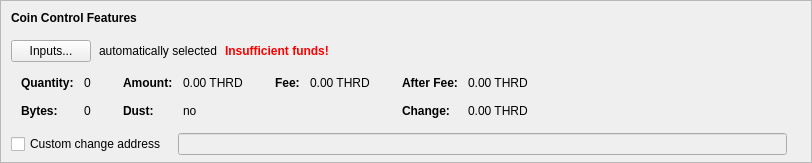
    <widget class="QFrame" name="frameCoinControl">
     <property name="sizePolicy">
      <sizepolicy hsizetype="Expanding" vsizetype="Expanding">
       <horstretch>0</horstretch>
       <verstretch>0</verstretch>
      </sizepolicy>
     </property>
     <property name="maximumSize">
      <size>
       <width>16777215</width>
       <height>16777215</height>
      </size>
     </property>
     <property name="frameShape">
      <enum>QFrame::StyledPanel</enum>
     </property>
     <property name="frameShadow">
      <enum>QFrame::Sunken</enum>
     </property>
     <layout class="QVBoxLayout" name="verticalLayoutCoinControl2">
      <property name="spacing">
       <number>0</number>
      </property>
      <property name="leftMargin">
       <number>0</number>
      </property>
      <property name="topMargin">
       <number>0</number>
      </property>
      <property name="rightMargin">
       <number>0</number>
      </property>
      <property name="bottomMargin">
       <number>6</number>
      </property>
      <item>
       <layout class="QVBoxLayout" name="verticalLayoutCoinControl" stretch="0,0,0,0,1">
        <property name="spacing">
         <number>0</number>
        </property>
        <property name="leftMargin">
         <number>10</number>
        </property>
        <property name="topMargin">
         <number>10</number>
        </property>
        <item>
         <layout class="QHBoxLayout" name="horizontalLayoutCoinControl1">
          <property name="bottomMargin">
           <number>15</number>
          </property>
          <item>
           <widget class="QLabel" name="labelCoinControlFeatures">
            <property name="sizePolicy">
             <sizepolicy hsizetype="Preferred" vsizetype="Maximum">
              <horstretch>0</horstretch>
              <verstretch>0</verstretch>
             </sizepolicy>
            </property>
            <property name="font">
             <font>
              <weight>75</weight>
              <bold>true</bold>
             </font>
            </property>
            <property name="styleSheet">
             <string notr="true">font-weight:bold;</string>
            </property>
            <property name="text">
             <string>Coin Control Features</string>
            </property>
           </widget>
          </item>
         </layout>
        </item>
        <item>
         <layout class="QHBoxLayout" name="horizontalLayoutCoinControl2" stretch="0,0,0,0">
          <property name="spacing">
           <number>8</number>
          </property>
          <property name="bottomMargin">
           <number>10</number>
          </property>
          <item>
           <widget class="QPushButton" name="pushButtonCoinControl">
            <property name="styleSheet">
             <string notr="true"/>
            </property>
            <property name="text">
             <string>Inputs...</string>
            </property>
            <property name="autoDefault">
             <bool>false</bool>
            </property>
           </widget>
          </item>
          <item>
           <widget class="QLabel" name="labelCoinControlAutomaticallySelected">
            <property name="text">
             <string>automatically selected</string>
            </property>
            <property name="margin">
             <number>5</number>
            </property>
           </widget>
          </item>
          <item>
           <widget class="QLabel" name="labelCoinControlInsuffFunds">
            <property name="font">
             <font>
              <weight>75</weight>
              <bold>true</bold>
             </font>
            </property>
            <property name="styleSheet">
             <string notr="true">color:red;font-weight:bold;</string>
            </property>
            <property name="text">
             <string>Insufficient funds!</string>
            </property>
            <property name="margin">
             <number>5</number>
            </property>
           </widget>
          </item>
          <item>
           <spacer name="horizontalSpacerCoinControl">
            <property name="orientation">
             <enum>Qt::Horizontal</enum>
            </property>
            <property name="sizeHint" stdset="0">
             <size>
              <width>40</width>
              <height>1</height>
             </size>
            </property>
           </spacer>
          </item>
         </layout>
        </item>
        <item>
         <widget class="QWidget" name="widgetCoinControl" native="true">
          <property name="sizePolicy">
           <sizepolicy hsizetype="Preferred" vsizetype="Preferred">
            <horstretch>0</horstretch>
            <verstretch>0</verstretch>
           </sizepolicy>
          </property>
          <property name="minimumSize">
           <size>
            <width>0</width>
            <height>0</height>
           </size>
          </property>
          <property name="styleSheet">
           <string notr="true"/>
          </property>
          <layout class="QHBoxLayout" name="horizontalLayoutCoinControl5">
           <property name="leftMargin">
            <number>0</number>
           </property>
           <property name="topMargin">
            <number>0</number>
           </property>
           <property name="rightMargin">
            <number>0</number>
           </property>
           <property name="bottomMargin">
            <number>0</number>
           </property>
           <item>
            <layout class="QHBoxLayout" name="horizontalLayoutCoinControl3" stretch="0,0,0,1">
             <property name="spacing">
              <number>20</number>
             </property>
             <property name="topMargin">
              <number>0</number>
             </property>
             <property name="bottomMargin">
              <number>10</number>
             </property>
             <item>
              <layout class="QFormLayout" name="formLayoutCoinControl1">
               <property name="horizontalSpacing">
                <number>10</number>
               </property>
               <property name="verticalSpacing">
                <number>14</number>
               </property>
               <property name="leftMargin">
                <number>10</number>
               </property>
               <property name="topMargin">
                <number>4</number>
               </property>
               <property name="rightMargin">
                <number>6</number>
               </property>
               <item row="0" column="0">
                <widget class="QLabel" name="labelCoinControlQuantityText">
                 <property name="font">
                  <font>
                   <weight>75</weight>
                   <bold>true</bold>
                  </font>
                 </property>
                 <property name="text">
                  <string>Quantity:</string>
                 </property>
                 <property name="margin">
                  <number>0</number>
                 </property>
                </widget>
               </item>
               <item row="0" column="1">
                <widget class="QLabel" name="labelCoinControlQuantity">
                 <property name="cursor">
                  <cursorShape>IBeamCursor</cursorShape>
                 </property>
                 <property name="contextMenuPolicy">
                  <enum>Qt::ActionsContextMenu</enum>
                 </property>
                 <property name="text">
                  <string notr="true">0</string>
                 </property>
                 <property name="margin">
                  <number>0</number>
                 </property>
                 <property name="textInteractionFlags">
                  <set>Qt::LinksAccessibleByMouse|Qt::TextSelectableByKeyboard|Qt::TextSelectableByMouse</set>
                 </property>
                </widget>
               </item>
               <item row="1" column="0">
                <widget class="QLabel" name="labelCoinControlBytesText">
                 <property name="font">
                  <font>
                   <weight>75</weight>
                   <bold>true</bold>
                  </font>
                 </property>
                 <property name="text">
                  <string>Bytes:</string>
                 </property>
                </widget>
               </item>
               <item row="1" column="1">
                <widget class="QLabel" name="labelCoinControlBytes">
                 <property name="cursor">
                  <cursorShape>IBeamCursor</cursorShape>
                 </property>
                 <property name="contextMenuPolicy">
                  <enum>Qt::ActionsContextMenu</enum>
                 </property>
                 <property name="text">
                  <string notr="true">0</string>
                 </property>
                 <property name="textInteractionFlags">
                  <set>Qt::LinksAccessibleByMouse|Qt::TextSelectableByKeyboard|Qt::TextSelectableByMouse</set>
                 </property>
                </widget>
               </item>
              </layout>
             </item>
             <item>
              <layout class="QFormLayout" name="formLayoutCoinControl2">
               <property name="horizontalSpacing">
                <number>10</number>
               </property>
               <property name="verticalSpacing">
                <number>14</number>
               </property>
               <property name="leftMargin">
                <number>6</number>
               </property>
               <property name="topMargin">
                <number>4</number>
               </property>
               <property name="rightMargin">
                <number>6</number>
               </property>
               <item row="0" column="0">
                <widget class="QLabel" name="labelCoinControlAmountText">
                 <property name="font">
                  <font>
                   <weight>75</weight>
                   <bold>true</bold>
                  </font>
                 </property>
                 <property name="text">
                  <string>Amount:</string>
                 </property>
                 <property name="margin">
                  <number>0</number>
                 </property>
                </widget>
               </item>
               <item row="0" column="1">
                <widget class="QLabel" name="labelCoinControlAmount">
                 <property name="cursor">
                  <cursorShape>IBeamCursor</cursorShape>
                 </property>
                 <property name="contextMenuPolicy">
                  <enum>Qt::ActionsContextMenu</enum>
                 </property>
                 <property name="text">
                  <string notr="true">0.00 THRD</string>
                 </property>
                 <property name="textInteractionFlags">
                  <set>Qt::LinksAccessibleByMouse|Qt::TextSelectableByKeyboard|Qt::TextSelectableByMouse</set>
                 </property>
                </widget>
               </item>
               <item row="1" column="0">
                <widget class="QLabel" name="labelCoinControlLowOutputText">
                 <property name="font">
                  <font>
                   <weight>75</weight>
                   <bold>true</bold>
                  </font>
                 </property>
                 <property name="text">
                  <string>Dust:</string>
                 </property>
                </widget>
               </item>
               <item row="1" column="1">
                <widget class="QLabel" name="labelCoinControlLowOutput">
                 <property name="cursor">
                  <cursorShape>IBeamCursor</cursorShape>
                 </property>
                 <property name="contextMenuPolicy">
                  <enum>Qt::ActionsContextMenu</enum>
                 </property>
                 <property name="text">
                  <string notr="true">no</string>
                 </property>
                 <property name="textInteractionFlags">
                  <set>Qt::LinksAccessibleByMouse|Qt::TextSelectableByKeyboard|Qt::TextSelectableByMouse</set>
                 </property>
                </widget>
               </item>
              </layout>
             </item>
             <item>
              <layout class="QFormLayout" name="formLayoutCoinControl3">
               <property name="horizontalSpacing">
                <number>10</number>
               </property>
               <property name="verticalSpacing">
                <number>14</number>
               </property>
               <property name="leftMargin">
                <number>6</number>
               </property>
               <property name="topMargin">
                <number>4</number>
               </property>
               <property name="rightMargin">
                <number>6</number>
               </property>
               <item row="0" column="0">
                <widget class="QLabel" name="labelCoinControlFeeText">
                 <property name="font">
                  <font>
                   <weight>75</weight>
                   <bold>true</bold>
                  </font>
                 </property>
                 <property name="text">
                  <string>Fee:</string>
                 </property>
                 <property name="margin">
                  <number>0</number>
                 </property>
                </widget>
               </item>
               <item row="0" column="1">
                <widget class="QLabel" name="labelCoinControlFee">
                 <property name="cursor">
                  <cursorShape>IBeamCursor</cursorShape>
                 </property>
                 <property name="contextMenuPolicy">
                  <enum>Qt::ActionsContextMenu</enum>
                 </property>
                 <property name="text">
                  <string notr="true">0.00 THRD</string>
                 </property>
                 <property name="textInteractionFlags">
                  <set>Qt::LinksAccessibleByMouse|Qt::TextSelectableByKeyboard|Qt::TextSelectableByMouse</set>
                 </property>
                </widget>
               </item>
             </layout>
             </item>
             <item>
              <layout class="QFormLayout" name="formLayoutCoinControl4">
               <property name="horizontalSpacing">
                <number>10</number>
               </property>
               <property name="verticalSpacing">
                <number>14</number>
               </property>
               <property name="leftMargin">
                <number>6</number>
               </property>
               <property name="topMargin">
                <number>4</number>
               </property>
               <property name="rightMargin">
                <number>6</number>
               </property>
               <item row="0" column="0">
                <widget class="QLabel" name="labelCoinControlAfterFeeText">
                 <property name="font">
                  <font>
                   <weight>75</weight>
                   <bold>true</bold>
                  </font>
                 </property>
                 <property name="text">
                  <string>After Fee:</string>
                 </property>
                 <property name="margin">
                  <number>0</number>
                 </property>
                </widget>
               </item>
               <item row="0" column="1">
                <widget class="QLabel" name="labelCoinControlAfterFee">
                 <property name="cursor">
                  <cursorShape>IBeamCursor</cursorShape>
                 </property>
                 <property name="contextMenuPolicy">
                  <enum>Qt::ActionsContextMenu</enum>
                 </property>
                 <property name="text">
                  <string notr="true">0.00 THRD</string>
                 </property>
                 <property name="textInteractionFlags">
                  <set>Qt::LinksAccessibleByMouse|Qt::TextSelectableByKeyboard|Qt::TextSelectableByMouse</set>
                 </property>
                </widget>
               </item>
               <item row="1" column="0">
                <widget class="QLabel" name="labelCoinControlChangeText">
                 <property name="font">
                  <font>
                   <weight>75</weight>
                   <bold>true</bold>
                  </font>
                 </property>
                 <property name="text">
                  <string>Change:</string>
                 </property>
                </widget>
               </item>
               <item row="1" column="1">
                <widget class="QLabel" name="labelCoinControlChange">
                 <property name="cursor">
                  <cursorShape>IBeamCursor</cursorShape>
                 </property>
                 <property name="contextMenuPolicy">
                  <enum>Qt::ActionsContextMenu</enum>
                 </property>
                 <property name="text">
                  <string notr="true">0.00 THRD</string>
                 </property>
                 <property name="textInteractionFlags">
                  <set>Qt::LinksAccessibleByMouse|Qt::TextSelectableByKeyboard|Qt::TextSelectableByMouse</set>
                 </property>
                </widget>
               </item>
              </layout>
             </item>
            </layout>
           </item>
          </layout>
         </widget>
        </item>
        <item>
         <layout class="QHBoxLayout" name="horizontalLayoutCoinControl4" stretch="0,0,0">
          <property name="spacing">
           <number>12</number>
          </property>
          <property name="sizeConstraint">
           <enum>QLayout::SetDefaultConstraint</enum>
          </property>
          <property name="topMargin">
           <number>5</number>
          </property>
          <property name="rightMargin">
           <number>5</number>
          </property>
          <item>
           <widget class="QCheckBox" name="checkBoxCoinControlChange">
            <property name="toolTip">
             <string>If this is activated, but the change address is empty or invalid, change will be sent to a newly generated address.</string>
            </property>
            <property name="text">
             <string>Custom change address</string>
            </property>
           </widget>
          </item>
          <item>
           <widget class="QValidatedLineEdit" name="lineEditCoinControlChange">
            <property name="enabled">
             <bool>false</bool>
            </property>
            <property name="sizePolicy">
             <sizepolicy hsizetype="Expanding" vsizetype="Fixed">
              <horstretch>0</horstretch>
              <verstretch>0</verstretch>
             </sizepolicy>
            </property>
           </widget>
          </item>
          <item>
           <widget class="QLabel" name="labelCoinControlChangeLabel">
            <property name="sizePolicy">
             <sizepolicy hsizetype="Preferred" vsizetype="Expanding">
              <horstretch>0</horstretch>
              <verstretch>0</verstretch>
             </sizepolicy>
            </property>
            <property name="minimumSize">
             <size>
              <width>0</width>
              <height>0</height>
             </size>
            </property>
            <property name="text">
             <string/>
            </property>
            <property name="margin">
             <number>3</number>
            </property>
           </widget>
          </item>
         </layout>
        </item>
        <item>
         <spacer name="verticalSpacerCoinControl">
          <property name="orientation">
           <enum>Qt::Vertical</enum>
          </property>
          <property name="sizeHint" stdset="0">
           <size>
            <width>800</width>
            <height>1</height>
           </size>
          </property>
         </spacer>
        </item>
       </layout>
      </item>
     </layout>
    </widget>
